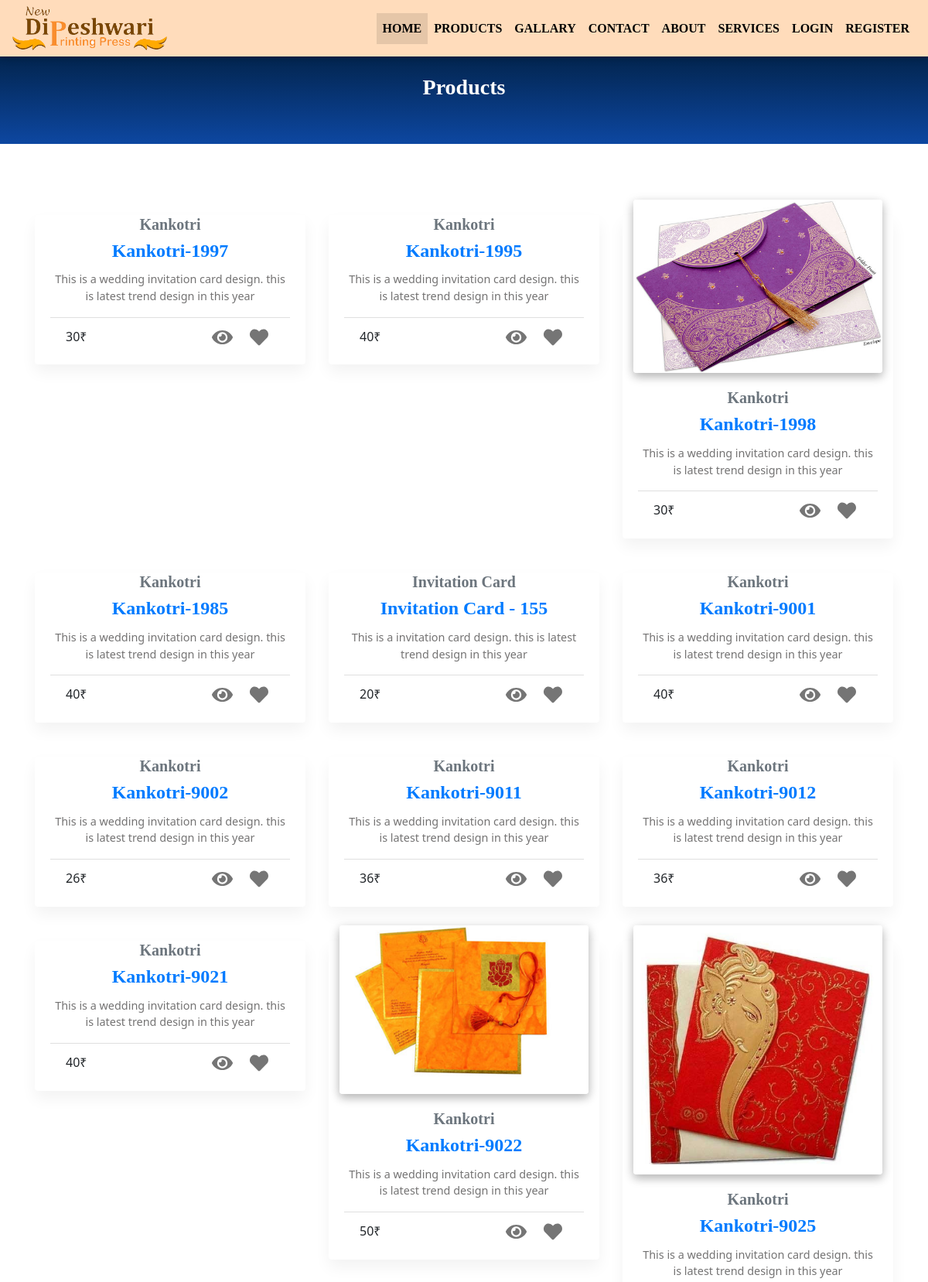
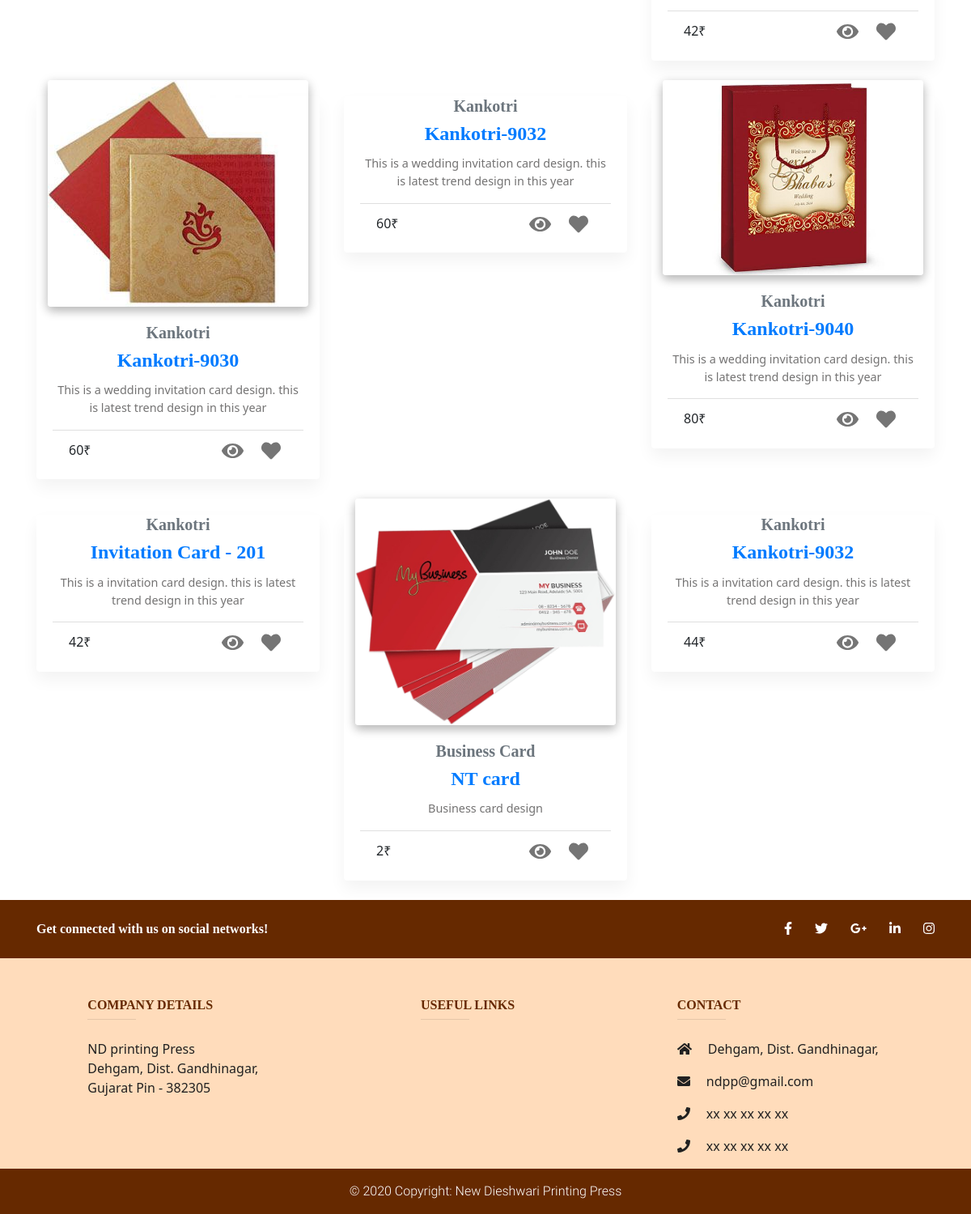
The app's page /tempfiles/wdemo.php with its own data (2 pictures, top to bottom).
### tables this page shows
CREATE TABLE `product` (
  `productId` int(10) NOT NULL,
  `productName` varchar(50) DEFAULT NULL,
  `description` varchar(200) DEFAULT NULL,
  `sku` varchar(50) DEFAULT NULL,
  `price` float DEFAULT NULL,
  `discountPrice` float DEFAULT NULL,
  `quantity` int(20) DEFAULT NULL,
  `minimumQty` int(20) DEFAULT NULL,
  `categoryId` int(10) DEFAULT NULL,
  `taxId` int(10) DEFAULT NULL,
  `insertDate` date DEFAULT NULL,
  `updateDate` date DEFAULT NULL
);

### tempfiles/wdemo.php (the view, shortened to what this page needs)
<?php
include "common/header.php";
include "common/database.php";
$res = mysqli_query($link, "select * from product");
$Products=array();
$index=0;
while($row=mysqli_fetch_assoc($res)) {
    $ProductId=$row['productId'];
    $categoryid=$row['categoryId'];
    $Products[$index]=$row;
    $getCategory=mysqli_query($link, "select * from category where categoryId=$categoryid");
    if(mysqli_num_rows($getCategory)==1)
    {
        $rowq=mysqli_fetch_assoc($getCategory);
        $Products[$index]['categoryName']=$rowq['name'];
    }
    $getImage=mysqli_query($link, "select * from productimage where productId=$ProductId");
    if(mysqli_num_rows($getImage)==1)
    {
            $rowq12=mysqli_fetch_assoc($getImage);
            $Products[$index]['imageLocation']="admin/".$rowq12['imageLocation'];
    }
    $index++;
  }
include "common/navigation.php";
?>
      <div class="d-flex align-items-center my-5 py-5 unique-color">
        <div class="container  text-center ">
          <h3 class="text-white">Products</h3>
        </div>
      </div>
<div class="container">
      <section class="mt-5 mb-4">
<?php
$count=0;
echo '<div class="row mb-4">';
  foreach($Products as $Product)
  {
    if($count%3==0)
    {
      echo "</div>";
      echo '<div class="row mb-4">';
    }
?>
      <div class="col-md-4">
<div class="card card-cascade narrower card-ecommerce">
  <div class="view view-cascade zoom overlay">
    <img src="<?php  echo $Product['imageLocation'];  ?>" class="img-fluid" height="400px"
      alt="">
  </div>
  <div class="card-body card-body-cascade text-center no-padding">
    <a href="" class="text-muted">
      <h5><?php echo $Product['categoryName']; ?></h5>
    </a>
    <h4 class="card-title">
      <strong>
        <a href=""><?php echo $Product['productName']; ?></a>
      </strong>
    </h4>
    <p class="card-text">
      <?php echo $Product['description']; ?>
    </p>
    <div class="card-footer">
      <span class="float-left">
        <?php echo $Product['price']; ?>₹
      </span>
      <span class="float-right">
<a class="h4 p-2" href="productpage.php?AfjkshfrjkoewrsfghekghreoiyoERoiwrtucwaercrthKJTPYKYPJKIEOE394304e12cwwfgcwro12344982509lkcfopfgrejkgpom4908kc33j9m04t98j3t9873juerFkcog=<?php echo $Product['sku'];  ?>"  data-toggle="tooltip" data-placement="top" title="Quick View" >
<i class="fas fa-eye "></i>
</a>
        <a class="h4 p-2" data-toggle="tooltip" data-placement="top" title="Add to Wishlist">
          <i class="fas fa-heart"></i>
        </a>
      </span>
    </div>
  </div>
</div>
</div>
<?php
$count++;
  }
?>
      </section>
    </div>
    <?php
include "common/footer.php";
?>

### common/header.php (shortened to what this page needs)
<?php
$activeSession=false;
    ?>
    <html>
    <head>
        <link rel="stylesheet" href="./assets/MDB-Pro_4.7.5/css/bootstrap.min.css">
        <link rel="stylesheet" href="./assets/MDB-Pro_4.7.5/css/mdb.min.css">
        <link rel="stylesheet" href="./assets/MDB-Pro_4.7.5/css/addons/datatables.min.css">
        <link rel="stylesheet" href="./assets/MDB-Pro_4.7.5/css/addons/datatables-select.min.css">
        <link rel="stylesheet" href="./assets/css/style.css">
    </head>
    <body>
        <header>

### common/navigation.php (shortened to what this page needs)
<nav class="navbar fixed-top navbar-expand-sm navbar-light" style="display:; background-color: #FFDCBB; color:#662900;">
    <a class="navbar-brand py-0" href="index.php"> <img src="images/logo-1.png" alt="" height="auto" width="200px">
        </a>
      <div class="collapse navbar-collapse" id="basicExampleNav">
        <ul class="navbar-nav ml-auto text-uppercase">
          <li class="nav-item active">
            <a class="nav-link " href="index.php">Home</a>
          </li>
          <ul class="navbar-nav  text-uppercase">
          <li class="nav-item ">
            <a class="nav-link " href="products.php">products</a>
          </li>
<li class="nav-item">
            <a class="nav-link" href="./designs.php">Gallary</a>
          </li>
          <li class="nav-item">
            <a class="nav-link" href="./contact.php">Contact</a>
          </li>
          <li class="nav-item">
            <a class="nav-link" href="./about.php">About</a>
          </li>
          <li class="nav-item">
            <a class="nav-link" href="./services.php">Services</a>
          </li>
<?php
  if(!$activeSession == true)
  {
?>
          <li class="nav-item">
          <a class=" nav-link " href="./login.php">Login</a>
          </li>
          <li class="nav-item">
        <a class=" nav-link " href="./registration.php">Register</a>
          </li>
<?php
  }
?>
        </ul>
      </div>
  </nav>

### common/footer.php (shortened to what this page needs)
    <footer>
<footer class="text-white" style="background-color: #FFDCBB">
  <div style="background-color: #662900;">
    <div class="container text-white">
      <div class="row py-4 d-flex align-items-center">
        <div class="col-md-6 col-lg-5 text-center text-md-left mb-4 mb-md-0">
          <h6 class="mb-0">Get connected with us on social networks!</h6>
        </div>
        <div class="col-md-6 col-lg-7 text-center  text-md-right">
          <a class="fb-ic">
            <i class="fab fa-facebook-f white-text mr-4"> </i>
          </a>
          <a class="tw-ic">
            <i class="fab fa-twitter white-text mr-4"> </i>
          </a>
          <a class="gplus-ic">
            <i class="fab fa-google-plus-g white-text mr-4"> </i>
          </a>
          <a class="li-ic">
            <i class="fab fa-linkedin-in white-text mr-4"> </i>
          </a>
          <a class="ins-ic">
            <i class="fab fa-instagram white-text"> </i>
          </a>
        </div>
      </div>
    </div>
  </div>
  <div class="container text-center text-md-left mt-5" style="color:#662900;">
    <div class="row mt-3">
      <div class="col-md-3 col-lg-4 col-xl-3 mx-auto mb-4">
        <h6 class="text-uppercase font-weight-bold">Company Details</h6>
        <hr class="mb-4 mt-0 d-inline-block mx-auto" style="width: 60px;">
        <p class="text-dark">ND printing Press <br>
            Dehgam, Dist. Gandhinagar,
            Gujarat Pin - 382305</p>
      </div>
      <div class="col-md-3 col-lg-2 col-xl-2 mx-auto mb-4">
        <h6 class="text-uppercase font-weight-bold">Useful links</h6>
        <hr class="mb-4 mt-0 d-inline-block mx-auto" style="width: 60px;">
      </div>
      <div class="col-md-5 col-lg-3 col-xl-3 mx-auto mb-md-0 mb-4">
        <h6 class="text-uppercase font-weight-bold">Contact</h6>
        <hr class="mb-4 mt-0 d-inline-block mx-auto" style="width: 60px;">
        <p class="text-dark">
          <i class="fas fa-home mr-3 "></i> Dehgam, Dist. Gandhinagar,</p>
        <p class="text-dark">
          <i class="fas fa-envelope mr-3"></i> ndpp@gmail.com</p>
          <p class="text-dark">
          <i class="fas fa-phone mr-3"></i> xx xx xx xx xx</p>
          <p class="text-dark">
          <i class="fas fa-phone mr-3"></i> xx xx xx xx xx </p>
      </div>
    </div>
  </div>
  <div class="footer-copyright text-center py-3" style="background-color: #662900;" >© 2020 Copyright: New Dieshwari Printing Press
  </div>
</footer>
        </footer>
</body>
</html>

### assets/css/style.css (style rules this page uses)
.btn,button,a,a > span, footer span,h1,h2,h3,h4,h5,h6,.h1,.h2,.h3,.h4,.h5,.h6 { font-family: 'Product Sans'!important; font-weight: 900!important; }
span,p { font-family: 'Segoe UI'!important; font-weight: 500!important; }

### common/header.php (style rules this page uses)
.unique-color { background: repeating-linear-gradient(180deg, #001d3c , #0d47a1); }
li { list-style-type: none; }
.card { box-shadow: 0 10px 20px 0 rgba(0,0,0,0.05); }

### records on screen
product: categoryName "Kankotri", productName "Kankotri-1997", description "This is a wedding invitation card design. this is latest trend design in this year", price "30"
product: categoryName "Kankotri", productName "Kankotri-1995", description "This is a wedding invitation card design. this is latest trend design in this year", price "40"
product: shows a picture, categoryName "Kankotri", productName "Kankotri-1998", description "This is a wedding invitation card design. this is latest trend design in this year", price "30"
product: categoryName "Kankotri", productName "Kankotri-1985", description "This is a wedding invitation card design. this is latest trend design in this year", price "40"
product: categoryName "Invitation Card", productName "Invitation Card - 155", description "This is a invitation card design. this is latest trend design in this year", price "20"
product: categoryName "Kankotri", productName "Kankotri-9001", description "This is a wedding invitation card design. this is latest trend design in this year", price "40"
product: categoryName "Kankotri", productName "Kankotri-9002", description "This is a wedding invitation card design. this is latest trend design in this year", price "26"
product: categoryName "Kankotri", productName "Kankotri-9011", description "This is a wedding invitation card design. this is latest trend design in this year", price "36"
product: categoryName "Kankotri", productName "Kankotri-9012", description "This is a wedding invitation card design. this is latest trend design in this year", price "36"
product: categoryName "Kankotri", productName "Kankotri-9021", description "This is a wedding invitation card design. this is latest trend design in this year", price "40"
product: shows a picture, categoryName "Kankotri", productName "Kankotri-9022", description "This is a wedding invitation card design. this is latest trend design in this year", price "50"
product: shows a picture, categoryName "Kankotri", productName "Kankotri-9025", description "This is a wedding invitation card design. this is latest trend design in this year", price "42"
product: shows a picture, categoryName "Kankotri", productName "Kankotri-9030", description "This is a wedding invitation card design. this is latest trend design in this year", price "60"
product: categoryName "Kankotri", productName "Kankotri-9032", description "This is a wedding invitation card design. this is latest trend design in this year", price "60"
product: shows a picture, categoryName "Kankotri", productName "Kankotri-9040", description "This is a wedding invitation card design. this is latest trend design in this year", price "80"
product: categoryName "Kankotri", productName "Invitation Card - 201", description "This is a invitation card design. this is latest trend design in this year", price "42"
product: shows a picture, categoryName "Business Card", productName "NT card", description "Business card design", price "2"
product: categoryName "Kankotri", productName "Kankotri-9032", description "This is a invitation card design. this is latest trend design in this year", price "44"
